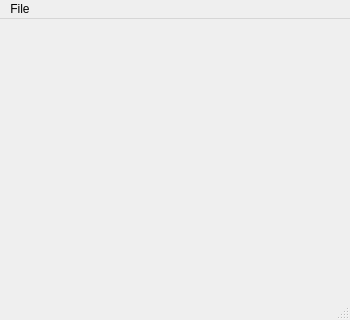
<?xml version="1.0" encoding="UTF-8"?>
<ui version="4.0">
 <class>MainWindow</class>
 <widget class="QMainWindow" name="MainWindow">
  <property name="geometry">
   <rect>
    <x>0</x>
    <y>0</y>
    <width>350</width>
    <height>320</height>
   </rect>
  </property>
  <property name="windowTitle">
   <string>Message Boxes Example</string>
  </property>
  <widget class="QWidget" name="centralwidget"/>
  <widget class="QMenuBar" name="menubar">
   <property name="geometry">
    <rect>
     <x>0</x>
     <y>0</y>
     <width>350</width>
     <height>21</height>
    </rect>
   </property>
   <widget class="QMenu" name="menuFile">
    <property name="title">
     <string>File</string>
    </property>
    <addaction name="actionShow_Message"/>
    <addaction name="separator"/>
    <addaction name="actionExit"/>
   </widget>
   <addaction name="menuFile"/>
  </widget>
  <widget class="QStatusBar" name="statusbar"/>
  <action name="actionShow_Message">
   <property name="text">
    <string>Show Message</string>
   </property>
  </action>
  <action name="actionExit">
   <property name="text">
    <string>Exit</string>
   </property>
  </action>
 </widget>
 <resources/>
 <connections/>
</ui>
